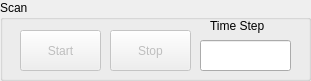
             <widget class="QGroupBox" name="groupBox_scan_ay">
              <property name="geometry">
               <rect>
                <x>0</x>
                <y>130</y>
                <width>311</width>
                <height>81</height>
               </rect>
              </property>
              <property name="title">
               <string>Scan</string>
              </property>
              <widget class="QPushButton" name="startButton">
               <property name="enabled">
                <bool>false</bool>
               </property>
               <property name="geometry">
                <rect>
                 <x>20</x>
                 <y>30</y>
                 <width>81</width>
                 <height>41</height>
                </rect>
               </property>
               <property name="text">
                <string>Start</string>
               </property>
              </widget>
              <widget class="QPushButton" name="stopButton">
               <property name="enabled">
                <bool>false</bool>
               </property>
               <property name="geometry">
                <rect>
                 <x>110</x>
                 <y>30</y>
                 <width>81</width>
                 <height>41</height>
                </rect>
               </property>
               <property name="text">
                <string>Stop</string>
               </property>
              </widget>
              <widget class="QLabel" name="timeStepValueLable">
               <property name="geometry">
                <rect>
                 <x>210</x>
                 <y>10</y>
                 <width>81</width>
                 <height>31</height>
                </rect>
               </property>
               <property name="layoutDirection">
                <enum>Qt::LeftToRight</enum>
               </property>
               <property name="text">
                <string>Time Step</string>
               </property>
              </widget>
              <widget class="QLineEdit" name="timeStepValue">
               <property name="geometry">
                <rect>
                 <x>200</x>
                 <y>40</y>
                 <width>91</width>
                 <height>31</height>
                </rect>
               </property>
              </widget>
             </widget>
